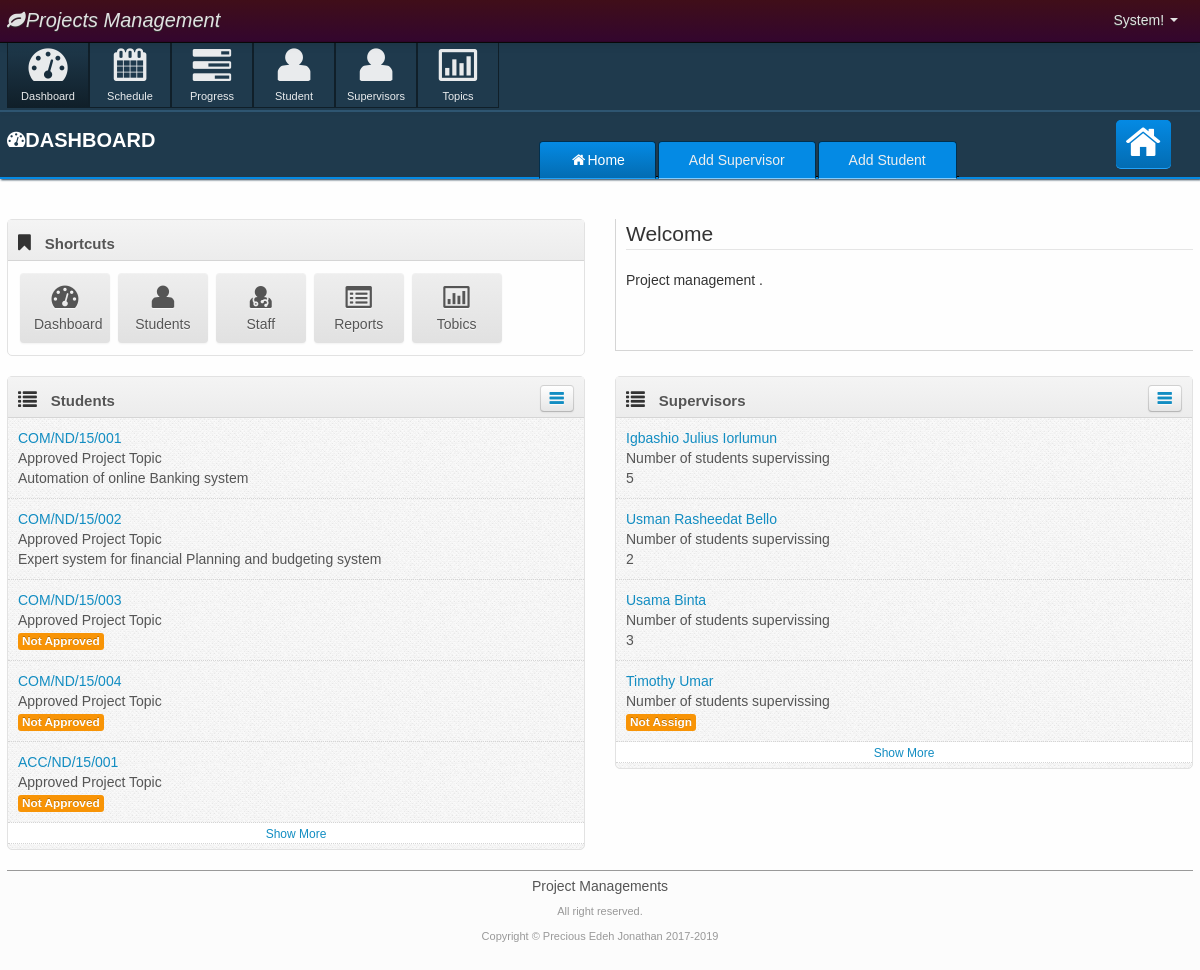
/admin/index.php (signed in), run on the app's committed database.
### tables this page shows
CREATE TABLE `tb_students` (
  `id` int(11) NOT NULL,
  `studentid` varchar(15) NOT NULL,
  `firstname` varchar(15) NOT NULL,
  `othernames` varchar(30) NOT NULL,
  `school` int(1) NOT NULL,
  `department` int(1) NOT NULL,
  `status` int(1) NOT NULL,
  `isAssigned` int(11) NOT NULL DEFAULT '0'
);

CREATE TABLE `topic` (
  `id` int(11) NOT NULL,
  `stuid` int(11) NOT NULL,
  `topic` varchar(100) NOT NULL,
  `status` int(11) NOT NULL DEFAULT '0',
  `date` timestamp NOT NULL DEFAULT CURRENT_TIMESTAMP
);

CREATE TABLE `tb_supervisor` (
  `id` int(11) NOT NULL,
  `staffid` varchar(12) NOT NULL,
  `firstname` varchar(15) NOT NULL,
  `othernames` varchar(30) NOT NULL,
  `school` int(1) NOT NULL,
  `department` int(1) NOT NULL,
  `status` int(1) NOT NULL
);

### admin/index.php (the view, shortened to what this page needs)
<!DOCTYPE html>
<html lang="en">
<head>
    <?php include('head.php'); ?>
</head>
    <body>
			<?php include('top.php'); ?>
        <div id="body-container">
            <div id="body-content">
                <?php include('nav.php'); ?>
                           <section class="nav nav-page">
        <div class="container">
            <div class="row">
                <div class="span7">
                    <header class="page-header">
                        <h3><i class="icon-dashboard"></i>Dashboard
                        </h3>
                    </header>
                </div>
                <div class="page-nav-options">
                    <div class="span9">
                        <ul class="nav nav-pills">
                            <li>
                                <a href="../admin"><i class="icon-home icon-large"></i></a>
                            </li>
                        </ul>
                        <ul class="nav nav-tabs">
                            <li class="active">
                                <a href="../admin"><i class="icon-home"></i>Home</a>
                            </li>
                            <li><a href="addSupervisor">Add Supervisor</a></li>
                            <li><a href="addStudent">Add Student</a></li>
                        </ul>
                    </div>
                </div>
            </div>
        </div>
    </section>
    <section class="page container">
        <div class="row">
            <div class="span8">
                <div class="box">
                    <div class="box-header">
                        <i class="icon-bookmark"></i>
                        <h5>Shortcuts</h5>
                    </div>
                    <div class="box-content">
                        <div class="btn-group-box">
                            <button class="btn"><i class="icon-dashboard icon-large"></i><br/>Dashboard</button>
                            <button class="btn"><i class="icon-user icon-large"></i><br/>Students</button>
                            <button class="btn"><i class="icon-user-md icon-large"></i><br/>Staff</button>
                            <button class="btn"><i class="icon-list-alt icon-large"></i><br/>Reports</button>
                            <button class="btn"><i class="icon-bar-chart icon-large"></i><br/>Tobics</button>
                        </div>
                    </div>
                </div>
            </div>
            <div class="span8">
                <div class="blockoff-left">
                    <legend class="lead">
                        Welcome
                    </legend>
                    <p>
                        Project management .<br><br><br>
                    </p>
                </div>
            </div>
        </div>
        <div class="row">
            <div class="span8">
                <div class="box pattern pattern-sandstone">
                    <div class="box-header">
                        <i class="icon-list"></i>
                        <h5>Students</h5>
                        <button class="btn btn-box-right" data-toggle="collapse" data-target=".box-list">
                            <i class="icon-reorder"></i>
                        </button>
                    </div>
                    <div class="box-content box-list collapse in">
                        <ul>
                        <?php
						$sql = $data->query($data->filter_StudentAll(0));
						while($row=$data->fetch_array($sql)){
						?>
                            <li>
                                <div>
                                    <a href="#" class="news-item-title"><?php echo $row['studentid'] ?></a>
                                    <p class="news-item-preview">Approved Project Topic</p>
                                    <p class="news-item-preview"><?php echo $data->getApprovedTopic($row['id']);?></p>
                                </div>
                            </li>
                            <?php }?>
                        </ul>
                        <div class="box-collapse">
                            <a class="btn btn-box" href="students">
                                Show More
                            </a>
                        </div>
                    </div>
                </div>
            </div>
            <div class="span8">
                <div class="box pattern pattern-sandstone">
                    <div class="box-header">
                        <i class="icon-list"></i>
                        <h5>Supervisors</h5>
                        <button class="btn btn-box-right" data-toggle="collapse" data-target=".box-list">
                            <i class="icon-reorder"></i>
                        </button>
                    </div>
                    <div class="box-content box-list collapse in">
                        <ul>
                        <?php $sql = $data->query("select `id`, `staffid`, CONCAT(`firstname`,' ',`othernames`) fullname, `school`,
						`department`, `status` FROM `tb_supervisor` LIMIT 0,5");
						while($row=$data->fetch_array($sql)){
						?>
                            <li>
                                <div>
                                    <a href="#" class="news-item-title"><?php echo $row['fullname'] ?></a>
                                    <p class="news-item-preview">Number of students supervissing</p>
                                    <p class="news-item-preview"><?php echo $data->getSupAssignedStudents($row['id']);?></p>
                                </div>
                            </li>
                            <?php }?>
                        </ul>
                        <div class="box-collapse">
                            <a class="btn btn-box" href="Supervisors">
                                Show More
                            </a>
                        </div>
                    </div>
		</div>
		</div>
    </div>
  </section>
  </div>
  </div>
        <?php include('footer.php'); ?>
	</body>
</html>

### admin/head.php (shortened to what this page needs)
<?php include 'api/api.classess.php';
	$data = new  api_classes();
 ?>
    <link href="../css/customize-template.css" type="text/css" media="screen, projection" rel="stylesheet" />

### admin/top.php (shortened to what this page needs)
<div class="navbar navbar-fixed-top">
           <div class="navbar-inner">
               <div class="container">
                   <a href="../admin" class="brand"><i class="icon-leaf">Projects Management</i></a>
                   <div id="app-nav-top-bar" class="nav-collapse">
                       <ul class="nav pull-right">
                        <li class="dropdown">
                                   <a href="#" class="dropdown-toggle" data-toggle="dropdown">System!
                                       <b class="caret hidden-phone"></b>
                                   </a>
                               </li>
                       </ul>
                   </div>
               </div>
           </div>
       </div>

### admin/nav.php
<div class="body-nav body-nav-horizontal body-nav-fixed">
                        <div class="container">
                            <ul>
                                <li>
                                    <a href="../admin" id="dashboard">
                                        <i class="icon-dashboard icon-large"></i> Dashboard
                                    </a>
                                </li>
                                <li>
                                    <a href="schedule" id="li-schedule">
                                        <i class="icon-calendar icon-large"></i> Schedule
                                    </a>
                                </li>
                                <li>
                                    <a href="Progress" id="li-Progress">
                                        <i class="icon-tasks icon-large"></i> Progress
                                    </a>
                                </li>
                                <li>
                                    <a href="students" id="li-student">
                                        <i class="icon-user icon-large"></i>Student
                                    </a>
                                </li>
                                 <li>
                                    <a href="Supervisors" id="li-Supervisors">
                                        <i class="icon-user icon-large"></i>Supervisors
                                    </a>
                                </li>
                                <li>
                                    <a href="studentstopics" id="li-Topics">
                                        <i class="icon-bar-chart icon-large"></i> Topics
                                    </a>
                                </li>
                            </ul>
                        </div>
                    </div>

### admin/api/api.classess.php (shortened to what this page needs)
<?php
class api_classes {
    public $conn = null;
    public function __construct(){
       $this->conn = mysqli_connect("localhost", "root", "", "proj_2019_pms");
    }
    function query($string) {
        $result = mysqli_query($this->conn, $string) or $this->sqlErr = mysqli_error($this->conn);
        return $result;
    }
    function fetch_array($result) {
        return $list = mysqli_fetch_array($result);
    }
    function no_rows($result) {
        return mysqli_num_rows($result);
    }
    function filter_StudentAll($start) {
        return "select `id`, `studentid`, CONCAT(`firstname`,' ',`othernames`) fullname, `school`, `department`, `status`,
		 `isAssigned` FROM `tb_students` LIMIT $start,5";
    }
    function getApprovedTopic($id) {
        $sql = $this->query("SELECT `topic`, `status` FROM `topic` WHERE `stuid`=$id and status=1");
        if ($this->no_rows($sql) == 0) {
            return '<span class="label label-warning">Not Approved</span>';
        } else {
            $row = $this->fetch_array($sql);
            return $row['topic'];
        }
    }
    function getSupAssignedStudents($id) {
        $sql = $this->query("SELECT * FROM `tb_schedulled` where supid=$id");
        if ($this->no_rows($sql) > 0) {
            return $this->no_rows($sql);
        } else {
            return '<span class="label label-warning">Not Assign</span>';
        }
    }
}
?>

### admin/footer.php (shortened to what this page needs)
<footer class="application-footer">
            <div class="container">
                <p>Project Managements</p>
                <div class="disclaimer">
                    <p>All right reserved.</p>
                    <p>Copyright © Precious Edeh Jonathan 2017-2019</p>
                </div>
            </div>
        </footer>

### data on the page
tb_students: studentid "COM/ND/15/001", id.topic "Automation of online Banking system"
tb_students: studentid "COM/ND/15/002", id.topic "Expert system for financial Planning and budgeting system"
tb_students: studentid "COM/ND/15/003", shows "Not Approved"
tb_students: studentid "COM/ND/15/004", shows "Not Approved"
tb_students: studentid "ACC/ND/15/001", shows "Not Approved"
tb_supervisor: fullname "Igbashio Julius Iorlumun", SupAssignedStudents "5"
tb_supervisor: fullname "Usman Rasheedat Bello", SupAssignedStudents "2"
tb_supervisor: fullname "Usama Binta", SupAssignedStudents "3"
tb_supervisor: fullname "Timothy Umar", shows "Not Assign"
